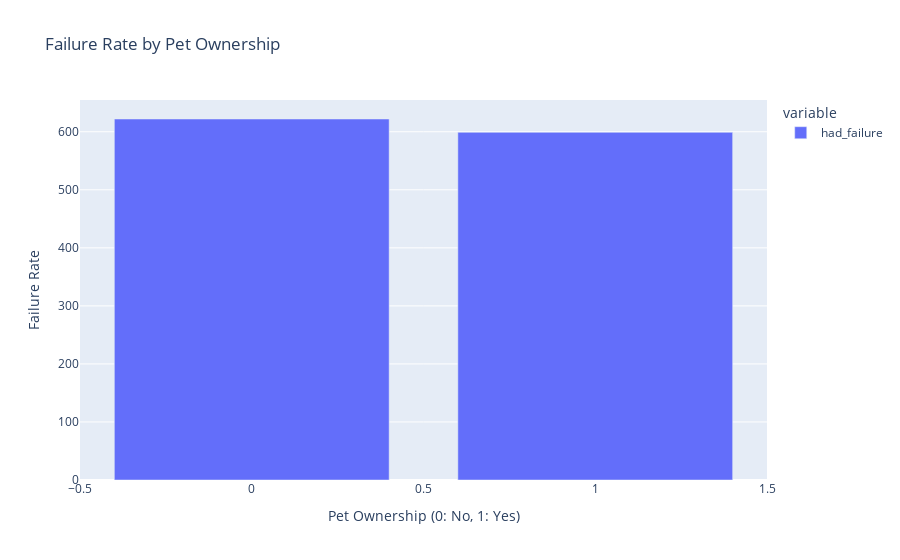

Notebook code cell kept with this figure:
### Markdown cell above
failure rate by pet ownership

### Code cell
failure_rate = df.groupby('pets')['had_failure'].sum()
fig = px.bar(failure_rate, title='Failure Rate by Pet Ownership')
fig.update_layout(xaxis_title='Pet Ownership (0: No, 1: Yes)', yaxis_title='Failure Rate')
fig.show()

### Figure 1 — Plotly figure (JSON) as saved in the notebook; plotly's stock layout.template omitted (floating-point values rounded to 4 significant figures)
{"data": [{"alignmentgroup": "True", "hovertemplate": "variable=had_failure<br>pets=%{x}<br>value=%{y}<extra></extra>", "legendgroup": "had_failure", "marker": {"color": "#636efa", "pattern": {"shape": ""}}, "name": "had_failure", "offsetgroup": "had_failure", "orientation": "v", "showlegend": true, "textposition": "auto", "type": "bar", "x": [0, 1], "xaxis": "x", "y": [622, 599], "yaxis": "y"}], "layout": {"barmode": "relative", "legend": {"title": {"text": "variable"}, "tracegroupgap": 0}, "title": {"text": "Failure Rate by Pet Ownership"}, "xaxis": {"anchor": "y", "domain": [0, 1], "title": {"text": "Pet Ownership (0: No, 1: Yes)"}}, "yaxis": {"anchor": "x", "domain": [0, 1], "title": {"text": "Failure Rate"}}}}
